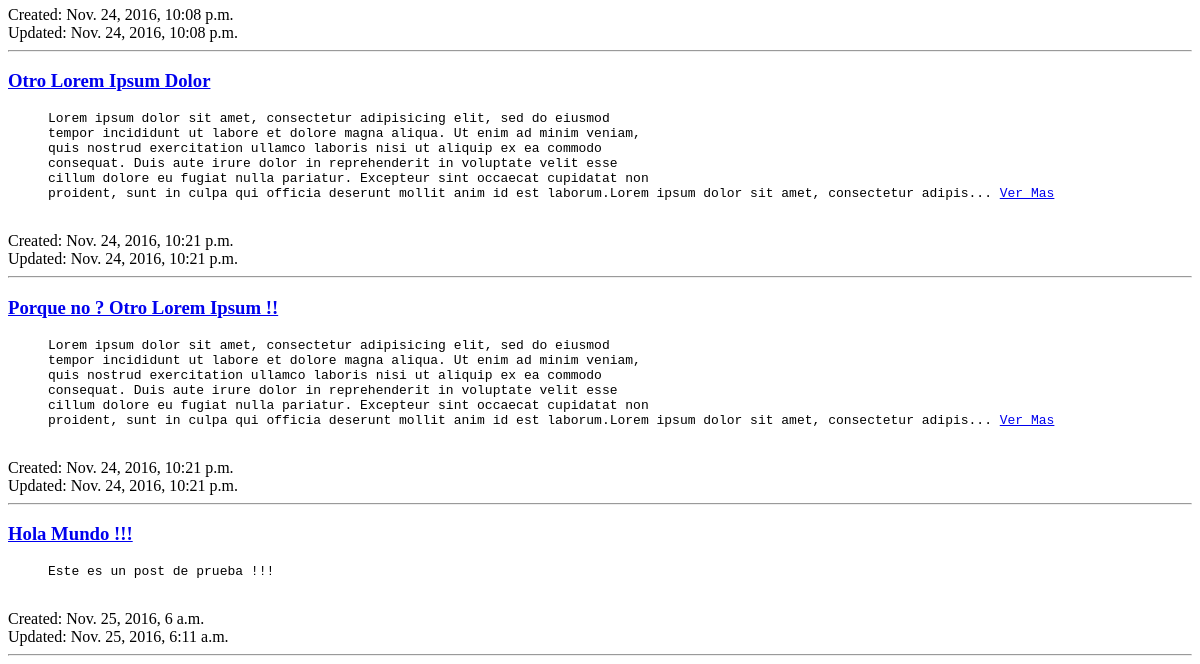
/posts/ (lower part), run on an earlier commit of the app's database.
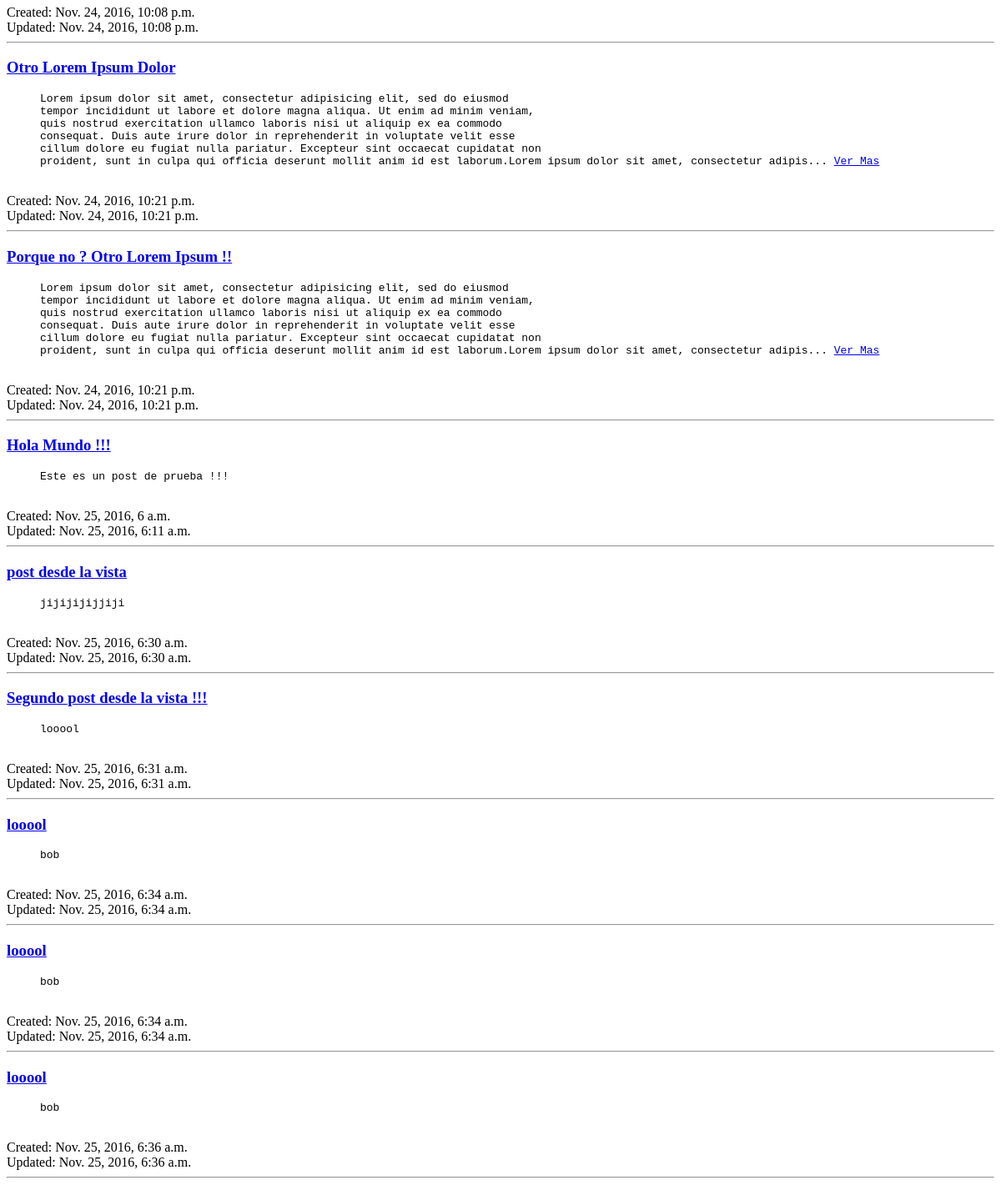
And on a later commit of the database.
### blog/models.py (models this page shows, shortened)
class Post(models.Model):
	title = models.CharField(max_length=120)
	content = models.TextField()
	updated = models.DateTimeField(auto_now=True, auto_now_add=False)
	timestamp = models.DateTimeField(auto_now=False, auto_now_add=True)
	def get_absolute_url(self):
		return reverse('posts:detail', kwargs={'id': self.id})

### blog/views.py (the view)
def post_list(request):
	posts = Post.objects.all()
	context = {
		'title': 'Blog',
		'message': "Hola a todos!!",
		'posts': posts
	}
	return render(request, "post_list.html", context)

### templates/post_list.html (shortened to what this page needs)
<!DOCTYPE html>
<html>
<head>
	<link rel="stylesheet" href="">
</head>
<body>
	{% for post in posts %}
	<div>
	<h3><a href='{{ post.get_absolute_url }}'>{{ post.title }}</a></h3>
	{% if post.content|length < 500 %}
	<pre><blockquote>{{ post.content}}</blockquote></pre>
	<br>
	{% else %}
	<pre><blockquote>{{ post.content|truncatechars:500 }} <a href='{{ post.get_absolute_url }}'>Ver Mas</a></blockquote></pre>
	<br>
	{% endif %}
	Created: {{ post.timestamp }}
	<br>
	Updated: {{ post.updated }}
	</div>
	<hr>
	{% endfor %}
</body>
</html>

What changed in the data, as far as the page shows it:
added Post: title "post desde la vista", content "jijijijijjiji", timestamp "Nov. 25, 2016, 6:30 a.m.", updated "Nov. 25, 2016, 6:30 a.m."
added Post: title "Segundo post desde la vista !!!", content "looool", timestamp "Nov. 25, 2016, 6:31 a.m.", updated "Nov. 25, 2016, 6:31 a.m."
added Post: title "looool", content "bob", timestamp "Nov. 25, 2016, 6:34 a.m.", updated "Nov. 25, 2016, 6:34 a.m."
added Post: title "looool", content "bob", timestamp "Nov. 25, 2016, 6:34 a.m.", updated "Nov. 25, 2016, 6:34 a.m."
added Post: title "looool", content "bob", timestamp "Nov. 25, 2016, 6:36 a.m.", updated "Nov. 25, 2016, 6:36 a.m."
